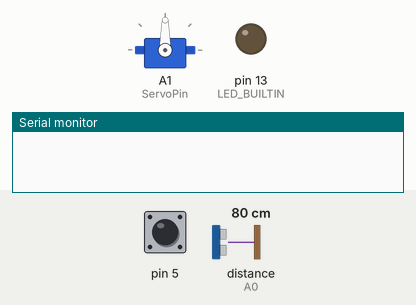
Simulated run of this sketch. Board: Arduino Uno, built with avr-gcc and run on an emulated ATmega328P. Shown: servo, output pins drawn as LEDs (lit = HIGH), the last lines printed to the serial monitor. The inputs (shaded band) are chosen by the test bench; at power-on: pin 5 HIGH, distance to the obstacle (sensor on A0) 80 cm. The echo pulse lasts 58.3 µs per cm; random numbers use the default seed unless the sketch sets one.

Above: at 1.2 s.
1.3 s: pin 5 pulled LOW for 3.2 s
At 2.53 s:
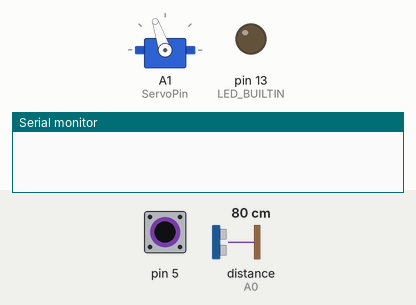
6.0 s: distance to the obstacle (sensor on A0) set to 2 cm
9.0 s: distance to the obstacle (sensor on A0) set to 31 cm
11.7 s: distance to the obstacle (sensor on A0) set to 37 cm
At 13.86 s:
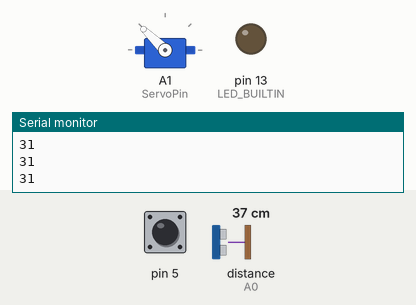
14.7 s: distance to the obstacle (sensor on A0) set to 120 cm
17.7 s: pin 5 pulled LOW for 0.15 s
Timing chart, 0 to 21.7 s (numbered marks = the images above; inputs shaded):
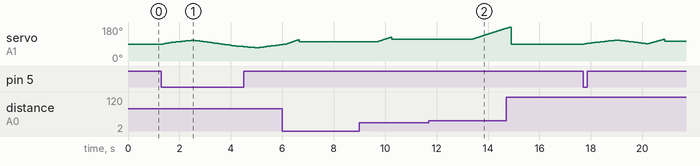

The sketch:

Tacto_Cabeza.ino
```cpp
/*
  Para hacerlo parecer más orgánico hay que pensar los cambios de valores con algo más aleatorio, no tan estricto
  , y además incluir algo para "suavizar" los movimientos o rotaciones de los motores.
*/

#define LIMITE_SUP 110
#define LIMITE_INF 70
#define DISTANCIA_OBSTACULO 35
#define ANCHO_CAMINO 25  // Un poco más del ancho del robot para que avance por lugares por los que pueda pasar
#define TIEMPO_MAX 5000

#include <Servo.h>
#include <NewPing.h>
#include <CapacitiveSensor.h>

// Filtro o rango a partir del que se desea efectuar algun evento
int filtro = 500;

// TENER EN CUENTA CAMBIOS DE PINES PWM A ANALOGICOS.
const int ServoPin = A1;
const int TriggerPin = 8;
const int EchoPin = A0;

const int limiteSup = 100;
const int limiteInf = 80;
const int valorInicialCuello = 90;

unsigned long ultimoTiempoEjecucion = 0;

// pin 6 envia energia - pin 5 capta cambios de energia
CapacitiveSensor capSensor = CapacitiveSensor(6, 5);

NewPing sonar(TriggerPin, EchoPin, 100);
Servo servo;

void setup() {
  Serial.begin(9600);

  servo.attach(ServoPin);
  servo.write(90);
  pinMode(LED_BUILTIN, OUTPUT);
}

void loop() {
  mimos();
  observar();
}

void observar() {

  // Cada una determinada cantidad de tiempo mover la cabeza en el rango del ancho del robot para saber si hay algun obstaculo que pueda interferir a lo ancho del robot
  unsigned long tiempoActual = millis();
  const int temporizadorCheckeo = random(3000, TIEMPO_MAX);
  if ((tiempoActual - ultimoTiempoEjecucion) > temporizadorCheckeo) {
    analizarEntorno();
    tiempoActual = millis();
    ultimoTiempoEjecucion = tiempoActual;
  }

  // La cabeza permanece quieta hasta que se cruza con un objeto a una determinada distancia
  int distancia = sonar.ping_cm();
  /* // SOLUCIONAR: Algo para filtrar señales inesperadas y espontaneas?
  int temporizadorFiltrado = 90;
  while(temporizadorFiltrado > 0)
    temporizadorFiltrado--;
    */
  bool obstaculo = (distancia <= DISTANCIA_OBSTACULO) && (distancia != 0);
  if (obstaculo) {
    Serial.println(distancia);
    //analizarEntorno();
  }
}

// Controla las caricias de la persona hacia el gato y su reacción
void mimos() {
  // Guarda el valor captado por el sensor
  long valorTacto = capSensor.capacitiveSensor(30);

  // AGREGAR! En los for al ir llegando al techo del valor del indice se puede ir incrementando el delay para producir un "suavizado" o en su defecto ir incrementando mas lento el indice.
  // Cuando se acaricie al gato, la cabeza se mueve muy poco a los costados
  while (valorTacto > filtro) {
    int i;
    int suavizado = random(6, 13);
    for (i = servo.read(); i < LIMITE_SUP; i++) {
      servo.write(i);
      if (i >= LIMITE_SUP - suavizado)
        delay(random(60, 100));
      else
        delay(random(35, 75));
    }

    // Si se sigue acariciando, gira la cabeza hacia el otro lado
    valorTacto = capSensor.capacitiveSensor(30);
    if (valorTacto > filtro) {
      for (i = servo.read(); i > LIMITE_INF; i--) {
        servo.write(i);
        if (i <= LIMITE_INF + suavizado)
          delay(random(60, 100));
        else
          delay(random(35, 75));
      }
    }
    delay(random(40, 100));

    // Revisa si se sigue acariciando o no para no quedar en un while infinito.
    valorTacto = capSensor.capacitiveSensor(30);
    // Vuelve la cabeza a su posicion inicial de forma suave.
    if (valorTacto < filtro) {
      if (i < valorInicialCuello) {
        for (i; i != valorInicialCuello; i++) {
          servo.write(i);
          delay(random(35, 75));
        }
      } else if (i > valorInicialCuello) {
        for (i; i != valorInicialCuello; i--) {
          servo.write(i);
          delay(random(35, 75));
        }
      }
    }
  }
}

void mirarIzquierda(bool& caminoLibre) {
  bool puedeCaminar = false;
  int rangoCamino = ANCHO_CAMINO;

  while (!caminoLibre && servo.read() < 180) {  // el limite seria 180 - el valor del ancho del robot (rango en el que no deben haber obstaculos para que pase el robot)
    servo.write(servo.read() + 1);
    if (sonar.ping_cm() < DISTANCIA_OBSTACULO) {
      puedeCaminar = true;
      rangoCamino--;
      if (rangoCamino == 0) {                            // Si por un rango en el que pueda pasar el robot no se encuentran obstaculos, está habilitado para direccionarse hacia allí y avanzar.
        servo.write(servo.read() - (ANCHO_CAMINO / 2));  // Apunta la cabeza hacia el centro del camino disponible.
        caminoLibre = true;
        // Girar todo su cuerpo hasta que queden en orientación derecha al igual que la cabeza
      }
    } else {
      puedeCaminar = false;
      rangoCamino = ANCHO_CAMINO;
    }
    delay(20);
  }
}
void mirarDerecha(bool& caminoLibre) {
  Serial.println("Mirando a la derecha");
  /*while(!obstaculos && servo.read() > 0){ // el limite seria 0 + el valor del ancho del robot (rango en el que no deben haber obstaculos para que pase el robot)
      servo.write(servo.read()-1);
      // Tomar el valor inicial del servomotor en el que dejo de encontrar obstaculos
        // Si no encuentra obstaculos hasta un rango limite, luego se posiciona mirando al medio entre el valor max y el min del rango
        // Gira todo su cuerpo hasta que queden en orientación derecha al igual que la cabeza
      // Si no deja de encontrar obstaculos simplemente se va del while
      delay(20);
    }*/
}
void marchaAtras() {
  Serial.println("Dando marcha atras");
  servo.write(valorInicialCuello);
}
void analizarEntorno() {
  bool hayCamino = false;
  /*
  Gira para un lado la cabeza (hasta un limite de rotación o hasta que no detecta nada enfrente).
  Si esta todo bloqueado gira la cabeza hacia el otro lado de donde empezo a girarla.
  */
  mirarIzquierda(hayCamino);
  if (!hayCamino) {
    mirarDerecha(hayCamino);

    // Si no hay ningun camino posible vuelve hacia atras (girandose o volviendose para atras una determinada cantidad de pasos y analizando devuelta el entorno)
    if (!hayCamino)
      marchaAtras();
  }
}
```
